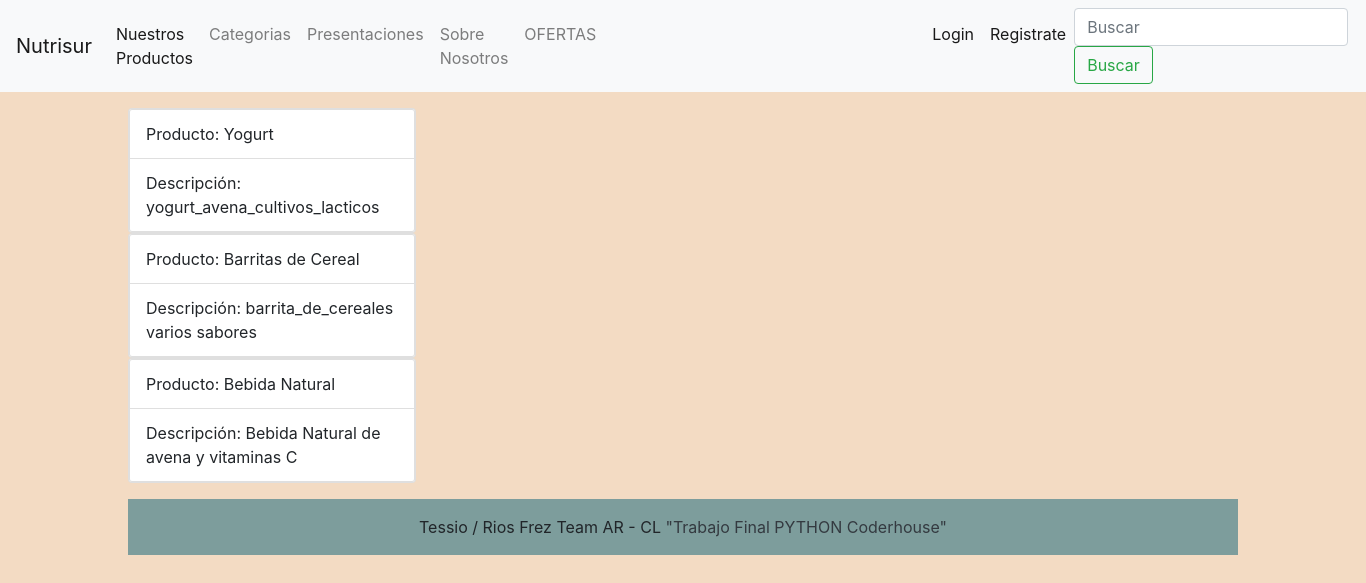
The app's page /Category/ with its own data.
### nutrisur/models.py (models this page shows)
class Category(models.Model):
    categoria = models.CharField(max_length=50,null=True,blank=True)
    description = models.CharField(max_length=150,null=True,blank=True)
    activo = models.BooleanField(default=True)
    image = models.ImageField(upload_to='products/', null=True, blank=True)

### nutrisur/views.py (the view)
# urls.py: path('Category/',categories, name = 'Category'),
def categories(request):
    consulta = Category.objects.all()
    context = {'Category': consulta}
    return render(request, "category.html", context=context)

### templates/category.html (shortened to what this page needs)
{% extends 'base.html' %}
{% block contenido_que_cambia %}
<p>
{% for i in Category %}
<div class="card" style="width: 18rem;">
    <ul class="list-group list-group-light">
      <li class="list-group-item px-3">Producto: {{i.categoria}}</li>
      <li class="list-group-item px-3">Descripción: {{i.description}} </li>
    </ul>
  </div>
{% endfor %}
<p>
{% endblock %}

### records on screen
Category: categoria "Yogurt", description "yogurt_avena_cultivos_lacticos"
Category: categoria "Barritas de Cereal", description "barrita_de_cereales varios sabores"
Category: categoria "Bebida Natural", description "Bebida Natural de avena y vitaminas C"
